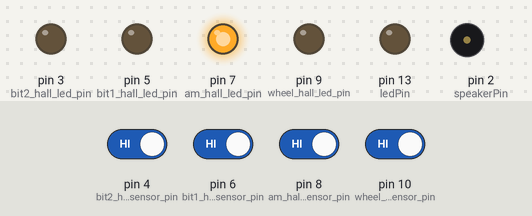
Bench run of a sketch on a simulated Arduino Uno, built with avr-gcc and run on an emulated ATmega328P. Shown: output pins drawn as LEDs (lit = HIGH), buzzer (waves = sounding). Dashed ring = blinking. Inputs (shaded band) come from the test bench; at power-on: pin 4 (bit2_hall_sensor_pin), pin 6 (bit1_hall_sensor_pin), pin 8 (am_hall_sensor_pin), pin 10 (wheel_hall_sensor_pin) HIGH. What the sketch prints to the serial monitor is not drawn.

Above: at 5.9 s.
6.0 s: pin 4 (bit2_hall_sensor_pin) driven LOW
At 6.8 s:
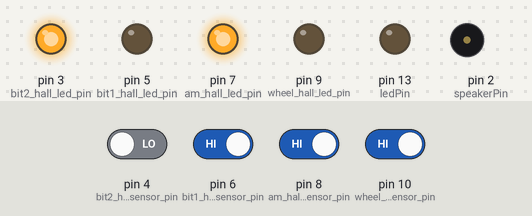
7.5 s: pin 6 (bit1_hall_sensor_pin) driven LOW
At 7.9 s:
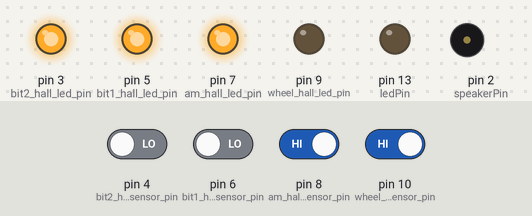
10.5 s: pin 8 (am_hall_sensor_pin) driven LOW
At 13.2 s:
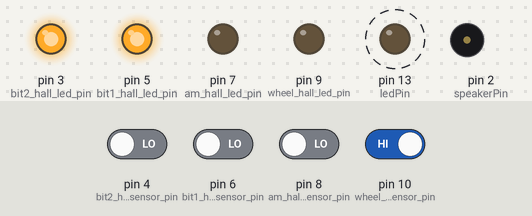
13.5 s: pin 4 (bit2_hall_sensor_pin) driven HIGH
At 15.0 s:
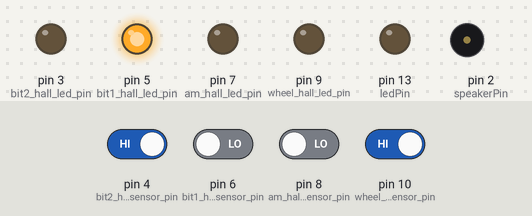
15.6 s: pin 10 (wheel_hall_sensor_pin) driven LOW
At 16.5 s:
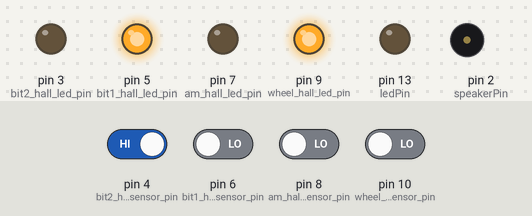
17.1 s: pin 6 (bit1_hall_sensor_pin) driven HIGH
At 17.6 s:
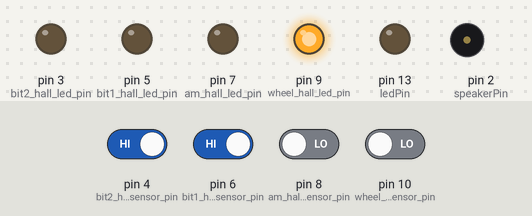
Timing chart, 0 to 19.6 s (numbered marks = the images above; inputs shaded):
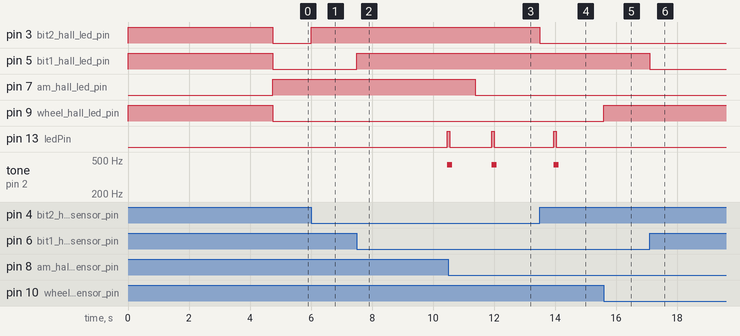

The sketch:

arduino.ino
```cpp
// main.cpp
#include "Arduino.h"
#include "constants.h"
#include "alarm_helpers.h"
#include "wheel_helpers.h"

void setup() {
  // Initialize serial communication at 9600 bits per second:
  Serial.begin(9600);
  setupAlarms(); // Initialize speaker pin
  setupWheel(); // Initialize wheel sensor pins
  simulateSetupTime(); // setup time.
}

void loop() {
  //Main loop code to check wheel movement, play beeps, and handle time reminders

  checkState();

  // Example: Detect and handle debounced wheel movement
  if (movementDetected()) {
     printAndClearMovement();
     triggerTimer();
  }

  checkAlarms();
}
```

alarm_helpers.cpp
```cpp
#include "Arduino.h"
#include "constants.h"
#include "wheel_helpers.h"
#include "alarm_helpers.h"

// Timer states
unsigned long currentMinutes = 0;
bool is_am = false;
int initialDay = 0;
bool timer1IsAM = true;
int timer1OffsetMS = -1;
int timer1OffsetMinutes = -1;
unsigned long timer1 = -1;  // Minute mark for the second timer
unsigned long timer2 = -1;  // Minute mark for the second timer
int reminding = false;
int beepsBeeped = 0;
double timesToBeep = initial_times_to_beep;
double secondsBetweenReminders = initial_reminder_delay_seconds;
unsigned long remindersSnoozedAtMS = 0;
unsigned long timer2SetAt = 0;

unsigned long mymillis() {
  // if (timer1OffsetMS > 0) {
  //   Serial.println(" ADDING:  " + String(timer1OffsetMS) + " to mymillis()....");
  // }
  return millis() + timer1OffsetMS;
}

int getTimer2Minutes() {
  return timer2;
}

int days_into_cycle() {

  int dayNumber = (int)floor(mymillis() / msPerMinute / minutesPerDay) % 7;
  int currentDay = (initialDay + dayNumber) % 7;

  return currentDay;
}

DayTime getDayAndTime(bool isWheel1, int sliceIndex) {

  bool isWheel2 = !isWheel1;
  int localSlice = sliceIndex;

  DayTime result;
  result.isAM = is_am;
  result.dow = getIndex() % 7;
  result.system_day = days_into_cycle();
  result.system_minutes = minutes_since_day_started();
  result.timer2_minutes = getTimer2Minutes();
  return result;
}

bool getIsAM() {
  return is_am;
}

void setupAlarms() {
  pinMode(speakerPin, OUTPUT);
  pinMode(ledPin, OUTPUT);

  DayTime dt = getDayAndTime();
}

void startReminding() {
  if ((timer2SetAt > 0) && (timer2SetAt + 3000 > mymillis())) {
    // Serial.println("NOT STARTING REMINDER - TOO SOON AFTER REMINDER SET");
    // Serial.println(timer2SetAt);
    // Serial.println(mymillis());

    return;
  }

  reminding = true;
  beepsBeeped = 0;
  remindersSnoozedAtMS = 0;

  Serial.println();
  Serial.println();
  Serial.println("          ************   ALARM - ALARM - ALARM!!!! *********** ");
  if (getIsAM()) {
    Serial.print("          ************        ^ MORNING ^        *********** ");
  } else {
    Serial.print("          ************        V evening V        *********** ");
  }
  Serial.println(String(is_am ? "PILLBOX: DAY" : "PILLBOX: NIGHT") + " TIMERS: " + minutesToAMPMString(timer1) + " vs. " + minutesToAMPMString(timer1));
  Serial.println();
  Serial.println();
  printSystemTime();
}


void stopReminding() {
  if (reminding) {

    reminding = false;
    remindersSnoozedAtMS = 0;
    Serial.println();
    Serial.println("            *******************************");
    Serial.println("            ** Pills taken!! Nice work **!");
    Serial.println("Pills taken");
    Serial.println("            *******************************");
    Serial.println();
  }
}

void snooze() {
  // Serial.print("                                    Snoozing for seconds: ");
  // Serial.println(secondsBetweenReminders);
  remindersSnoozedAtMS = mymillis();
}

bool isSnoozed() {
  if (remindersSnoozedAtMS > 0) {
    int secondsSinceSnoozed = (mymillis() - remindersSnoozedAtMS) / 1000;
    if (secondsSinceSnoozed > secondsBetweenReminders) {
      //Serial.println("DONE beeping");
      beepsBeeped = 0;
      remindersSnoozedAtMS = 0;
    }
  }
  return remindersSnoozedAtMS > 0;
}

bool beepCountExceeded() {
  bool countExceeded = beepsBeeped > timesToBeep;
  return countExceeded;
}

void emitAlarmBeep() {
  //Serial.println("beeping");
  beep(msBetweenBeeps);
  beepsBeeped++;
}

void emitBeepsOrSnooze() {
  if (!isSnoozed()) {
    if (beepCountExceeded()) {
      snooze();
    } else {
      emitAlarmBeep();
    }
  }
}


void checkAlarmBeeping() {
  if (reminding) emitBeepsOrSnooze();
}

void checkAlarms() {
  return;
  if (timer1OffsetMS == -1) {
    //timer1IsAM = getIsAM();
    timer1OffsetMinutes = 0;  //timer1IsAM ? 0 : minutesPerDay / 2;
    timer1OffsetMS = 0;       // timer1IsAM ? 0 : timer1OffsetMinutes * msPerMinute;
    if (timer1OffsetMS > 0) {
      Serial.println("INCLUDING OFFSETS: ADDING " + String(timer1OffsetMinutes));
    }
  }

  unsigned long tempMinutes = minutes_since_day_started();
  if (tempMinutes != currentMinutes) {
    currentMinutes = tempMinutes;
    if ((mymillis() % 1000) < 10) {
      Serial.println();
      printSystemTime();
      printDowTod();
      Serial.println();
    }

    if ((currentMinutes == timer1) || (currentMinutes == timer2)) {
      startReminding();
    }
  } else {
    checkAlarmBeeping();
  }
}

unsigned long minutes_since_day_started() {
  return (mymillis() / msPerMinute) % minutesPerDay;  // Convert milliseconds to minutes
}

void checkTimers() {
  if (timer2 != -1) {
    unsigned long currentMinutes = minutes_since_day_started();

    if (currentMinutes == timer1) {
      Serial.println("Timer reached: time1 reached");
      // Ensure message is not repeated by unsetting or adjusting the condition
    }

    if (currentMinutes == timer2) {
      Serial.println("Timer2 reached: time1 reached");
      // Ensure message is not repeated by unsetting or adjusting the condition
    }
  }
}

void beep(int duration = 1000) {
  tone(speakerPin, 440, msBetweenBeeps * 2);
  digitalWrite(ledPin, HIGH);  // Turn the LED on (HIGH is the voltage level)
  delay(msBetweenBeeps);       // Wait for a second (1000 milliseconds)
  digitalWrite(ledPin, LOW);   // Turn the LED off by making the voltage LOW
  delay(msBetweenBeeps);       // Wait for a second (1000 milliseconds)
}

void printSetTimerMsg(String msg, int timer) {
  Serial.println();
  Serial.println("            *******************************");
  Serial.print("            ** ");
  Serial.print(msg);
  Serial.println(minutesToAMPMString(timer));
  Serial.println("            *******************************");
}

void triggerTimer() {
  unsigned long currentMinutes = minutes_since_day_started();
  DayTime dt = getDayAndTime();
  String finalSliceTOD = (dt.isAM && timer1IsAM) ? "Evening " : "Morning ";
  //Serial.println("_______ TRIGGER DETECTED __________");
  if (mymillis() > 10000) {
    if ((timer1 == -1)) {
      timer1 = currentMinutes;

      timer2SetAt = mymillis();
      printSetTimerMsg(finalSliceTOD + " Reminder Set For 00:", timer1);
    } else if (timer2 == -1) {

      timer2 = (timer1 != currentMinutes) ? currentMinutes : max(timer1 + 1, currentMinutes);
      timer2SetAt = mymillis();
      printSetTimerMsg(finalSliceTOD + " Reminder set for 00:", timer2);
      printDowTod();
    } else {
      Serial.println("setting reminding = false");
      stopReminding();
    }
  } else {
    clearMovement();
    initialDay = getIndex();
    Serial.println();
    Serial.println("      Done setting up Med Reminder v0.1");
    Serial.println();
  }
}

void simulateSetupTime() {
  delay(2500);
  Serial.println();
  Serial.println();
  Serial.println();
  Serial.println();
  Serial.print("Configuring med-alarm now");
  for (int i = 0; i < 3; i++) {
    delay(750);
    Serial.print(".");
  }
  Serial.println();
}


void emitBeepSequence(int duration, int beepCount) {
  for (int i = 0; i < beepCount; ++i) {
    beep(duration);
    delay(duration);  // Delay between beeps
  }
}


DayTime getDayAndTime() {
  return getDayAndTime(getWheelNumber() == 1, getIndex());
}

void printDowTod() {
  DayTime dt = getDayAndTime();
  Serial.print("PILLBOX:      ");
  if (dt.dow) Serial.print("0");
  Serial.print(dt.dow);
  Serial.print(dt.isAM ? " Morning" : " Evening");
  Serial.println();
}

String getTOD(int minutes) {
  minutes = minutes % minutesPerDay;
  bool inFirstHalfOfDay = minutes < (minutesPerDay / 2);
  String tod = inFirstHalfOfDay ? "am" : "pm";
  // if (inFirstHalfOfDay) {
  //   tod = timer1IsAM ? "am" : "pm";
  // } else {
  //   tod = timer1IsAM ? "pm" : "am";
  // }
  return tod;
}

String minutesToAMPMString(int minutes) {
  String results = "";
  minutes++;
  minutes = (minutes + timer1OffsetMinutes) % minutesPerDay;
  String tod = getTOD(minutes);
  if (tod == "pm") minutes = minutes % (minutesPerDay);  // / 2);
  if (minutes < 10) results = "0";
  results = results + String(minutes) + tod;
  // Serial.println();
  // Serial.println("                                                                                                              MINUTES TO AM PM STRING: " + results + " <= " + String(minutes));
  // Serial.println();

  return results;
}

void printSystemTime() {
  DayTime dt = getDayAndTime();
  Serial.print("SYSTEM DT:    ");
  if (dt.system_day < 10) Serial.print("0");
  Serial.print(dt.system_day);
  Serial.print(":00:");
  // Serial.print(":00:");
  // Serial.print(mymillis() % msPerMinute);
  Serial.print(minutesToAMPMString(dt.system_minutes));

  if (reminding) {
    Serial.println("                                ---- REMINDING TAKE PILLS YO!!    -");
  }
  Serial.print("    timer1 min:" + String(timer1) + " timer2 min: " + String(timer2));
  // if (dt.timer2_minutes < 10) "0";
  // Serial.print(dt.timer2_minutes);
  Serial.println();
}


void setIsAM(bool isAM) {
  is_am = isAM;
}
```

alarm_helpers.h
```cpp
#ifndef ALARM_HELPERS_H
#define ALARM_HELPERS_H
extern int reminding;

struct DayTime {
  int dow; // Day of the week (1 = Monday, ... 7 = Sunday)
  bool isAM; // Time of day (1 = morning, 0 = evening)
  int system_day;
  int system_minutes;
  int timer2_minutes;
};


// Function prototypes
void setupAlarms();
void checkAlarms();
void triggerTimer();
int getTimer2Minutes();
int days_into_cycle();
void startReminding();
void stopReminding();
void simulateSetupTime();
unsigned long minutes_since_day_started();

DayTime getDayAndTime();
void printDowTod();
void printSystemTime();
bool  getIsAM();
void setIsAM(bool isAm);
String minutesToAMPMString(int minutes);


void printSetTimerMsg(String msg, int timer);
void beep(int duration);
void emitBeepSequence(int beepId, int beepCount);

#endif
```

constants.cpp
```cpp
// constants.cpp
// #include "Arduino.h"
#include "constants.h"
#define DEBUG

// Speaker pin configuration
const int ledPin = 13;

const int wheel_hall_sensor_pin = 10;
const int wheel_hall_led_pin = 9;
const int am_hall_sensor_pin = 8;
const int am_hall_led_pin = 7;
const int bit1_hall_sensor_pin = 6;
const int bit1_hall_led_pin = 5;
const int bit2_hall_sensor_pin = 4;
const int bit2_hall_led_pin = 3;
const int speakerPin = 2;


const unsigned long debounceDelay = 500; // Debounce delay in milliseconds

// Timing configurations
const unsigned long wheelTurnDebounceMs = 150; // Debounce time for wheel turn detection
const unsigned long quickTurnThresholdMs = 300; // Threshold for quick turn detection

#ifdef DEBUG
const unsigned int minutesPerDay = 4;
const unsigned long msPerMinute = 8000;
#else
const unsigned int minutesPerDay = 1440;
const unsigned long msPerMinute = 60000;
#endif

extern const int initial_reminder_delay_seconds = 2;
extern const int initial_times_to_beep = 5;
extern const int msBetweenBeeps = 85;
```

constants.h
```cpp
#ifndef CONSTANTS_H
#define CONSTANTS_H

// If you have any global includes, uncomment the following line
// #include "Arduino.h"

// Pin configurations
extern const int wheel_hall_sensor_pin;
extern const int bit1_hall_sensor_pin;
extern const int bit2_hall_sensor_pin;
extern const int am_hall_sensor_pin;
extern const unsigned long debounceDelay; // Debounce delay in milliseconds
extern const int wheel_hall_led_pin;
extern const int bit1_hall_led_pin;
extern const int bit2_hall_led_pin;
extern const int am_hall_led_pin;

// Speaker pin configuration
extern const int ledPin;
extern const int speakerPin;

extern unsigned const int minutesPerDay;
extern unsigned const  long msPerMinute;

// Timing configurations
extern const unsigned long wheelTurnDebounceMs; // Debounce time for wheel turn detection
extern const unsigned long quickTurnThresholdMs; // Threshold for quick turn detection

// Initial beep count for alerts
extern const int initial_reminder_delay_seconds;
extern const int initial_times_to_beep;
extern const int msBetweenBeeps;

// Beep sequence settings
extern const int initialSequenceCount;
extern const int maxSequenceCount;

#endif
```

main_loop.cpp
```cpp

```

wheel_helpers.h
```cpp
#ifndef WHEEL_HELPERS_H
#define WHEEL_HELPERS_H

#include "Arduino.h"


enum State {
    Idle,
    Debouncing,
    Count_Movement,
    Waiting_For_More_Movement,
    Movement_Detected
};

extern State currentState;


// Function prototypes for wheel_helpers.cpp
void setupWheel(); // configuration
int getIndex(); // Get the index of the current slice
int getWheelNumber(); // Get the index of the current slice
void checkState(); // check the current state of the system.
bool movementDetected(); // return true if movement has been recorded
int getMovementCount(); // returns the count of how many steps were taken
void clearMovement(); // Clear the count and return to idling
void printMovement();
void printAndClearMovement(); // prints the current movement details and then clears them.

bool detectWheelMovement(); // Check if the wheel has moved
int wheel_index_helper(int leftSensor, int middleSensor, int rightSensor); // figure out the index based on the
int determinePolarity(int sensorValue); // check if a sensor is triggered

#endif
```

Source omitted: wheel_helpers.cpp (6847 bytes)

Measured:
- after the input at 6.0 s, pin 3 (bit2_hall_led_pin): LOW → HIGH at once
- after the input at 7.5 s, pin 5 (bit1_hall_led_pin): LOW → HIGH at once
- after the input at 10.5 s, pin 7 (am_hall_led_pin): HIGH → LOW after 0.88 s
- after the input at 13.5 s, pin 3 (bit2_hall_led_pin): HIGH → LOW at once; pin 13 (ledPin): LOW → HIGH after 0.45 s, → LOW 0.09 s later; tone on pin 2 (speakerPin): silent → 440 Hz after 0.45 s, → silent 0.17 s later
- after the input at 15.6 s, pin 9 (wheel_hall_led_pin): LOW → HIGH at once
- after the input at 17.1 s, pin 5 (bit1_hall_led_pin): HIGH → LOW at once
